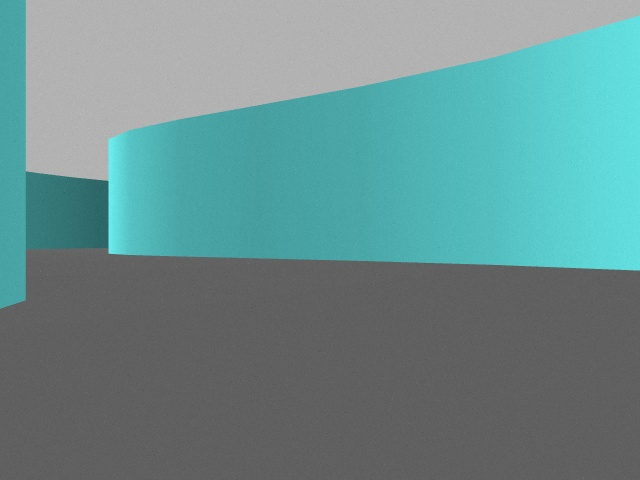
#> input picture Tutorials/137125000000~0~0087266462.jpg, 640 x 480 px
$ python color_histograms.py --image '137125000000~0~0087266462.jpg'
#> lines starting #> are read from the running program, lines starting #| are printed output that depends on the picture
from matplotlib import pyplot as plt
import argparse
import cv2


ap=argparse.ArgumentParser()
ap.add_argument("-i","--image",required=True,help="Path to the image")
args=vars(ap.parse_args())

image=cv2.imread(args['image'])
#> image is the input picture: shape (480, 640, 3); mean B, G, R 142, 141.7, 105.6

#Load the image and show it
cv2.imshow("Original",image)
cv2.waitKey(0)

#split the image into channels
chans=cv2.split(image)

#CV2 stores the numpy arrays in BGR order
colors=("b","g","r")


plt.figure()
plt.title("Grayscale Histogram")
plt.xlabel("Bins")
plt.ylabel("# of Pixels")


#compute the histogram for each image
for (chan,color) in zip(chans,colors):
    #compute the histogram
    #The order: images, channels, mask, histSize, ranges
    hist=cv2.calcHist([chan],[0],None,[256],[0,256])
    plt.plot(hist,color=color)
    plt.xlim([0,256])
#> this loop made 3 passes
#> color on passes 1 to 3: 'b', 'g', 'r'
plt.show()
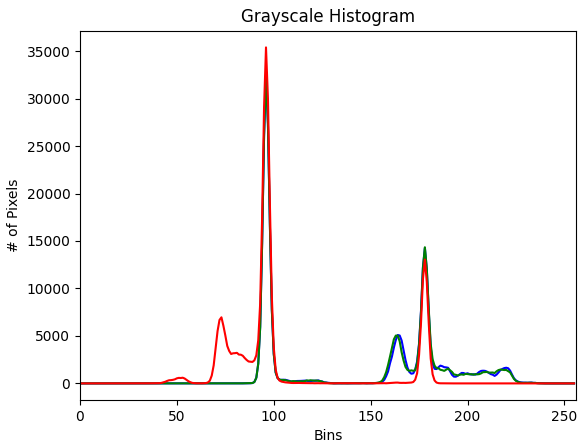
#> figure drawn by matplotlib, 1 panel; curve peaks at x = 96, y = 32355; curve peaks at x = 96, y = 32462; curve peaks at x = 96, y = 35391


#Multidimensional histograms
fig=plt.figure()

#add subplots
ax=fig.add_subplot(131)
hist=cv2.calcHist([chans[1],chans[0]],[0,1],None,[32,32],[0,256,0,256])
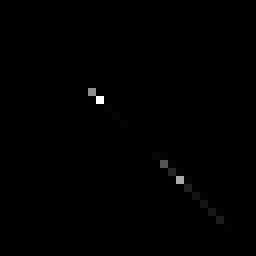
#> hist: shape (32, 32) float32 (shown 8 times larger); min 0, max 88934, mean 300; drawn with min black and max white
p=ax.imshow(hist,interpolation="nearest")
ax.set_title("2D Color Histogram for G and B")
plt.colorbar(p)

ax=fig.add_subplot(132)
hist=cv2.calcHist([chans[1],chans[2]],[0,1],None,[32,32],[0,256,0,256])
p=ax.imshow(hist,interpolation="nearest")
ax.set_title("2D Color Histogram for G and R")
plt.colorbar(p)

ax=fig.add_subplot(133)
hist=cv2.calcHist([chans[0],chans[2]],[0,1],None,[32,32],[0,256,0,256])
p=ax.imshow(hist,interpolation="nearest")
ax.set_title("2D Color Histogram for B and R")
plt.colorbar(p)
plt.show()
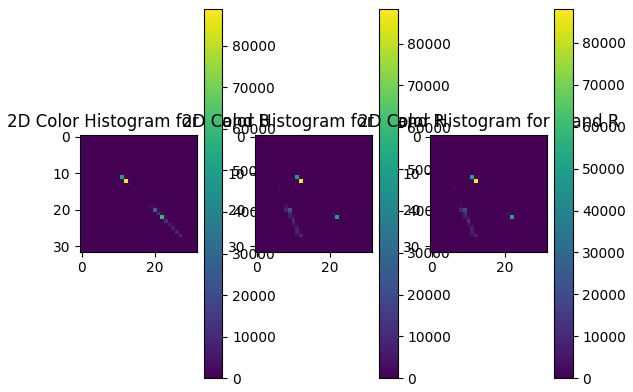
#> figure drawn by matplotlib, 6 panels

print("2D histogram shape: {}, with {} values".format(hist.shape,hist.flatten().shape[0]))
#| 2D histogram shape: (32, 32), with 1024 values


#you can calculate 3D histograms
#> (the run stopped early here; a loop or call above may not have finished)
